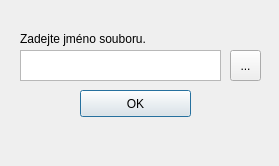
<?xml version="1.0" encoding="UTF-8"?>
<ui version="4.0">
 <class>chooseFileDialog</class>
 <widget class="QDialog" name="chooseFileDialog">
  <property name="geometry">
   <rect>
    <x>0</x>
    <y>0</y>
    <width>279</width>
    <height>166</height>
   </rect>
  </property>
  <property name="windowTitle">
   <string>Vybrat soubor</string>
  </property>
  <widget class="QLabel" name="label_2">
   <property name="geometry">
    <rect>
     <x>20</x>
     <y>30</y>
     <width>261</width>
     <height>17</height>
    </rect>
   </property>
   <property name="text">
    <string>Zadejte jméno souboru.</string>
   </property>
  </widget>
  <widget class="QPlainTextEdit" name="plainTextEdit">
   <property name="geometry">
    <rect>
     <x>20</x>
     <y>50</y>
     <width>201</width>
     <height>31</height>
    </rect>
   </property>
  </widget>
  <widget class="QPushButton" name="pushButton">
   <property name="geometry">
    <rect>
     <x>80</x>
     <y>90</y>
     <width>111</width>
     <height>27</height>
    </rect>
   </property>
   <property name="text">
    <string>OK</string>
   </property>
  </widget>
  <widget class="QToolButton" name="toolButton">
   <property name="geometry">
    <rect>
     <x>230</x>
     <y>50</y>
     <width>31</width>
     <height>31</height>
    </rect>
   </property>
   <property name="text">
    <string>...</string>
   </property>
  </widget>
  <widget class="QLabel" name="label">
   <property name="geometry">
    <rect>
     <x>70</x>
     <y>130</y>
     <width>151</width>
     <height>21</height>
    </rect>
   </property>
   <property name="text">
    <string/>
   </property>
  </widget>
 </widget>
 <resources/>
 <connections/>
</ui>
